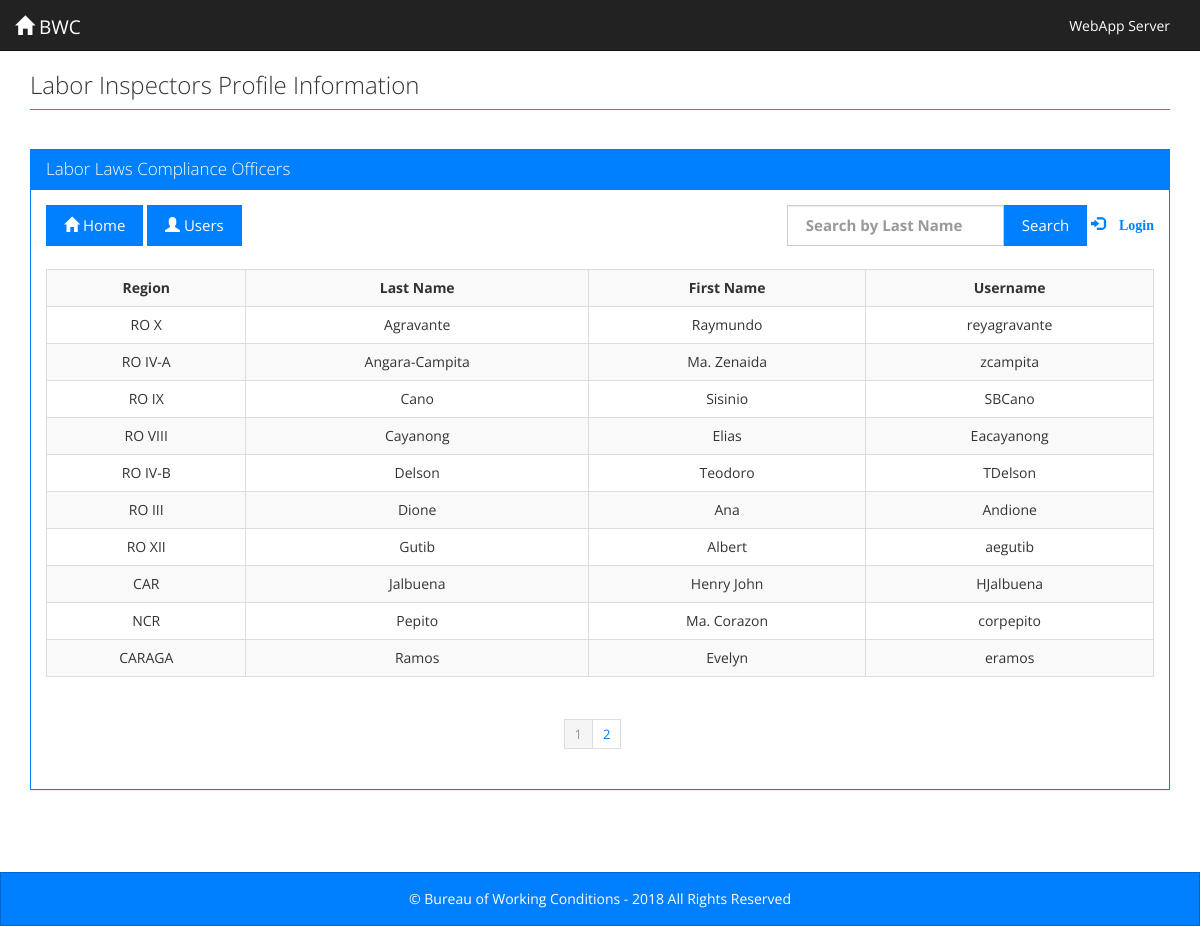
The page /llcoprofile/index_users.php on the database its author committed.
### tables this page shows
CREATE TABLE `users` (
  `contact_id` int(11) NOT NULL,
  `user_id` int(11) DEFAULT '0',
  `username` varchar(30) NOT NULL,
  `password` varchar(40) NOT NULL,
  `pw` varchar(30) NOT NULL,
  `region` varchar(20) NOT NULL,
  `last_name` varchar(50) NOT NULL,
  `first_name` varchar(50) NOT NULL,
  `contact_no1` varchar(30) NOT NULL,
  `email_address` varchar(30) NOT NULL,
  `ncr` tinyint(1) DEFAULT '0',
  `car` tinyint(1) DEFAULT '0',
  `ro1` tinyint(1) DEFAULT '0',
  `ro2` tinyint(1) DEFAULT '0',
  `ro3` tinyint(1) DEFAULT '0',
  `admin` tinyint(1) DEFAULT '1',
  `can_add` tinyint(1) DEFAULT '0',
  `can_edit` tinyint(1) DEFAULT '0',
  `can_delete` tinyint(1) DEFAULT '0'
);

### llcoprofile/index_users.php (the view, shortened to what this page needs)
<?php
include_once './config.php';
include './header.php';
if ($_SESSION['dbconn']) {
	if ($_SESSION['user']['username']){
		$loginbutton="<a href='logout.php'><span class='glyphicon glyphicon-log-out'><b> Logout</b></span></a>";
	}	else {
		$loginbutton="<a href='loginform.php'><span class='glyphicon glyphicon-log-in'><b> Login</b></span></a>";
	}
}
if (!(isset($_GET['pagenum']))) {
  $pagenum = 1;
} else {
  $pagenum = $_GET['pagenum'];
}
$page_limit = ($_GET["show"] <> "" && is_numeric($_GET["show"]) ) ? $_GET["show"] : 10;
try {
	$keyword = trim($_GET["keyword"]);
	if ($keyword <> ""){
    $sql = "SELECT * FROM users WHERE user_id <=19 AND " . " (last_name LIKE :keyword) ORDER BY last_name ";
    $stmt = $DB->prepare($sql);
    $stmt->bindValue(":keyword", $keyword."%");
		}
  else {
    $sql = "SELECT * FROM users WHERE user_id <=19 ORDER BY last_name ";
    $stmt = $DB->prepare($sql);
  }
  $stmt->execute();
  $total_count = count($stmt->fetchAll());
  $last = ceil($total_count / $page_limit);
  $lower_limit = ($pagenum - 1) * $page_limit;
  $lower_limit = ($lower_limit < 0) ? 0 : $lower_limit;
  $sql2 = $sql . " limit " . ($lower_limit) . " ,  " . ($page_limit) . " ";
  $stmt = $DB->prepare($sql2);
  $stmt->execute();
  $results = $stmt->fetchAll();
}
  catch (Exception $ex) {
  echo $ex->getMessage();
  }
?>
<div class="row">
<br>
  <div class="panel panel-primary">
    <div class="panel-heading">
      <h3 class="panel-title">Labor Laws Compliance Officers</h3>
    </div>
<div class="panel-body">
<div class="col-lg-12" style="padding-left: 0; padding-right: 0;" >
	  <div class="pull-left"><a href="index_admin.php"><button class="btn btn-primary"><span class="glyphicon glyphicon-home"></span> Home</button></a>
		<a href="index_users.php"><button class="btn btn-primary"><span class="glyphicon glyphicon-user"></span> Users</button></a>
	  </div>
	<form action="index_users.php" method="get" >
        <div class="pull-right"style="padding-left: 0;">
          <span class="pull-left">
            <label class="col-lg-12 control-label" for="keyword" style="padding-right: 0;">
              <input type="text" value="<?php echo $_GET["keyword"]; ?>" placeholder="Search by Last Name" id="" class="form-control" name="keyword" style="height: 41px;">
            </label>
          </span>
			<button class="btn btn-primary">Search</button>
			<?php echo $loginbutton;?>
		</div>
	</form>
</div>
<div class="clearfix"></div>
<?php if (count($results) > 0) { ?>
        <div class="table-responsive">
		<br>
          <table class="table table-striped table-hover table-bordered ">
            <tbody>
			<tr>
				<th>Region</th>
				<th>Last Name</th>
                <th>First Name</th>
				<th>Username</th>
             </tr>
<?php foreach ($results as $res) { ?>
                <tr>
				  <td><?php echo $res["region"];?></td>
				  <td><?php echo $res["last_name"]; ?></td>
				  <td><?php echo $res["first_name"]; ?></td>
				  <td><?php echo $res["username"];?></td>
			   </tr>
<?php } ?>
	     </tbody></table>
        </div>
  <div class="col-lg-12 center">
  <ul class="pagination pagination-sm">
  <?php
  for ($i = 1; $i <= $last; $i++) {
    if ($i == $pagenum) {
      ?>
                <li class="active"><a href="javascript:void(0);" ><?php echo $i ?></a></li>
                <?php } else { ?>
                <li><a href="index_users.php?pagenum=<?php echo $i; ?>&keyword=<?php echo $_GET["keyword"]; ?>" class="links"  onclick="displayRecords('<?php echo $page_limit; ?>', '<?php echo $i; ?>');" ><?php echo $i ?></a></li>
                <?php }      } ?>
   </ul>
   </div>
        <?php } else { ?>
        <div class="well well-lg">No contacts found.</div>
<?php } ?>
    </div>
  </div>
</div>
     <?php include './footer.php'; ?>

### llcoprofile/style.css (style rules this page uses)
html, body { height: 100%; }
body { font-size: 14px; line-height: 18px; }
.mainbody .row { margin: 0px; }
.panel-body { width: 100%; margin: 0 auto; }
.col-lg-12 { padding-left: 0; }
.table-bordered > thead > tr > th, .table-bordered > tbody > tr > th, .table-bordered > tfoot > tr > th, .table-bordered > thead > tr > td, .table-bordered > tbody > tr > td, .table-bordered > tfoot > tr > td { text-align: center; }
.center { float:none; margin: 0 auto; text-align: center; }

### rows shown on the page
users: region "RO X", last_name "Agravante", first_name "Raymundo", username "reyagravante"
users: region "RO IV-A", last_name "Angara-Campita", first_name "Ma. Zenaida", username "zcampita"
users: region "RO IX", last_name "Cano", first_name "Sisinio", username "SBCano"
users: region "RO VIII", last_name "Cayanong", first_name "Elias", username "Eacayanong"
users: region "RO IV-B", last_name "Delson", first_name "Teodoro", username "TDelson"
users: region "RO III", last_name "Dione", first_name "Ana", username "Andione"
users: region "RO XII", last_name "Gutib", first_name "Albert", username "aegutib"
users: region "CAR", last_name "Jalbuena", first_name "Henry John", username "HJalbuena"
users: region "NCR", last_name "Pepito", first_name "Ma. Corazon", username "corpepito"
users: region "CARAGA", last_name "Ramos", first_name "Evelyn", username "eramos"
